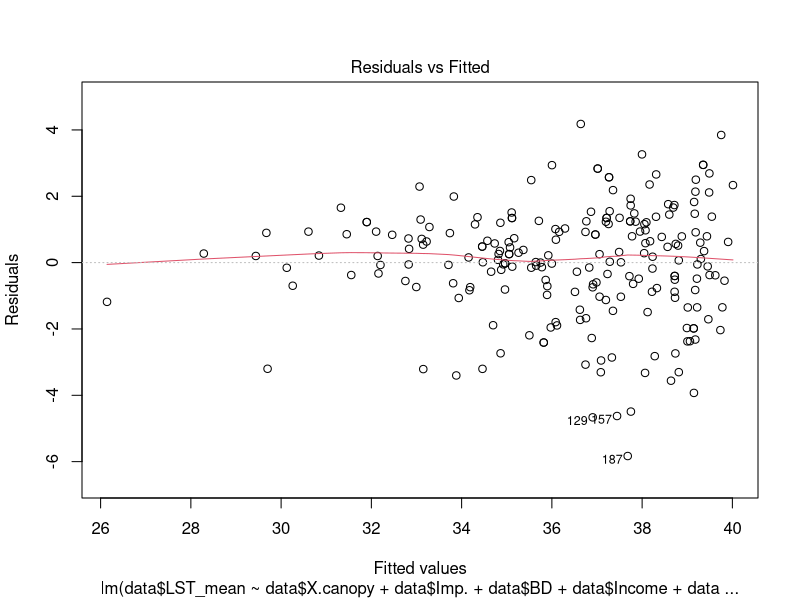
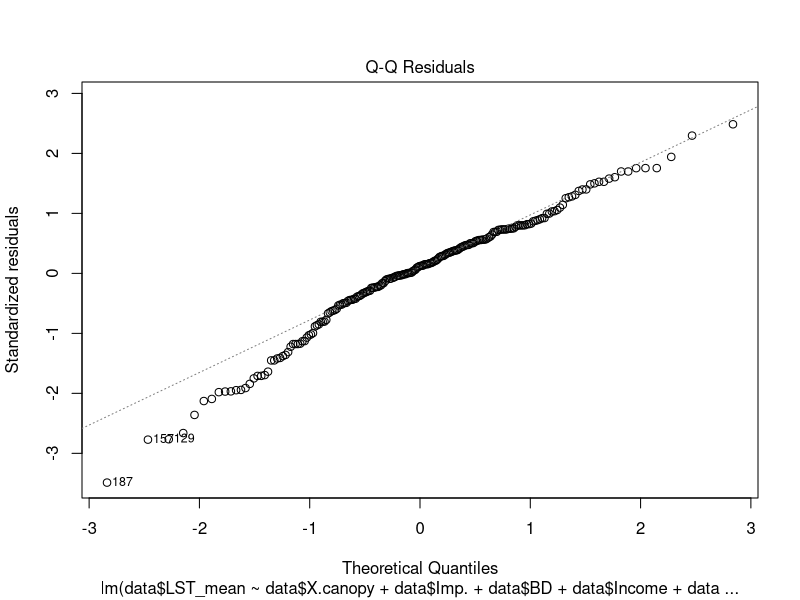
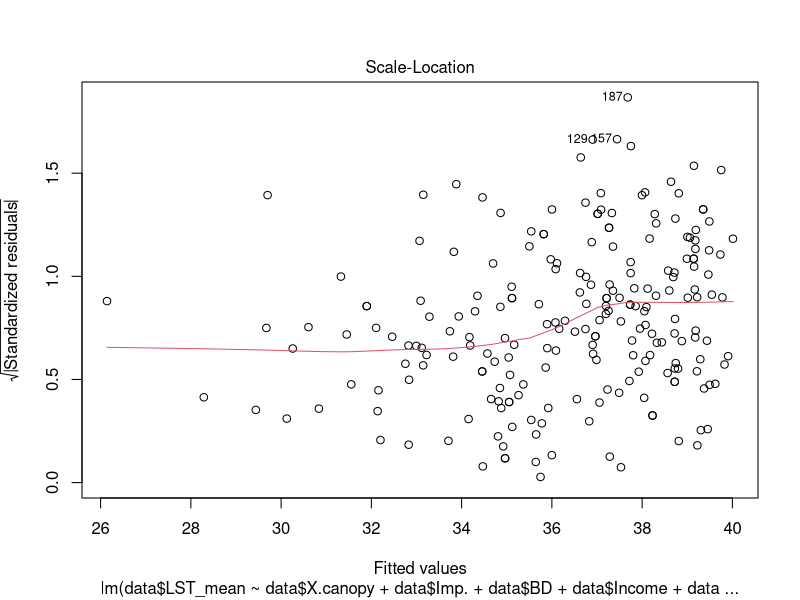
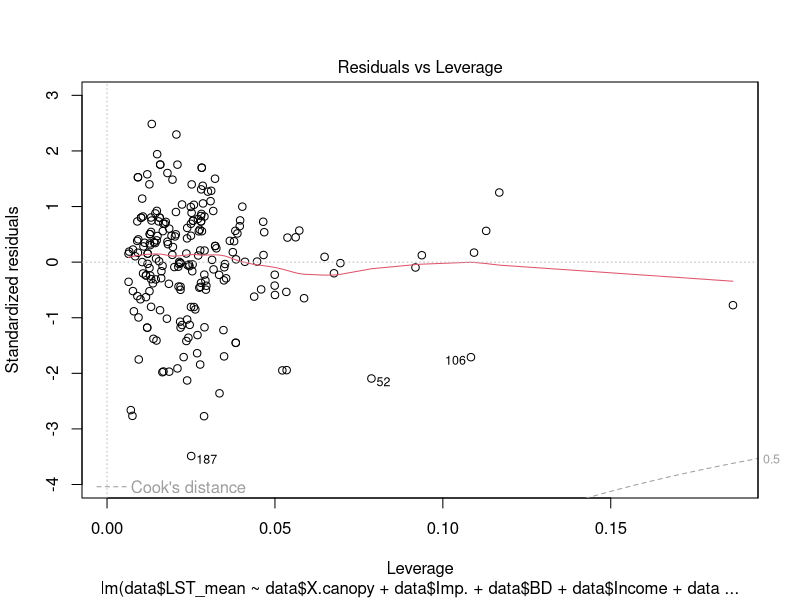
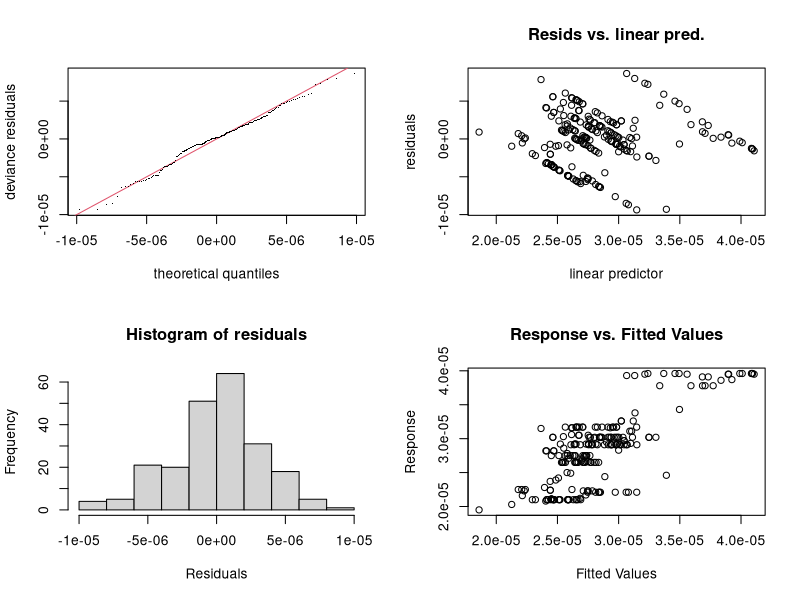
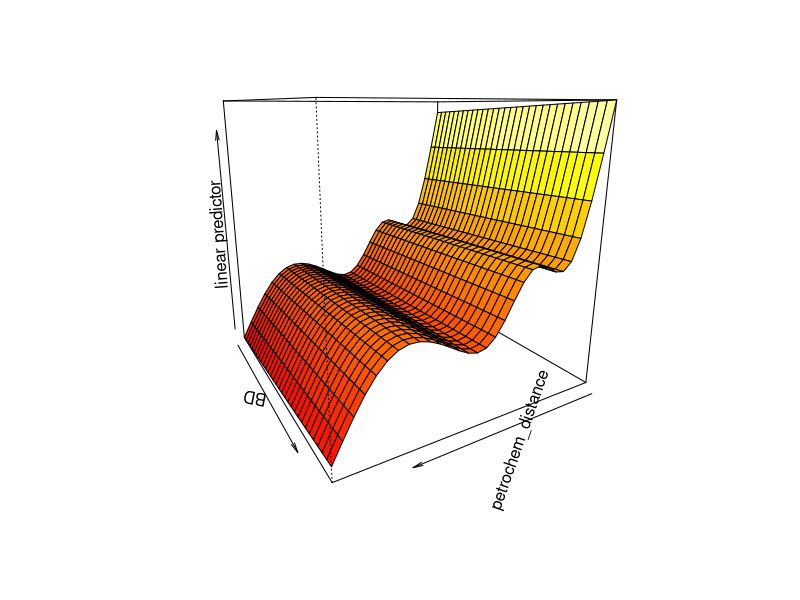
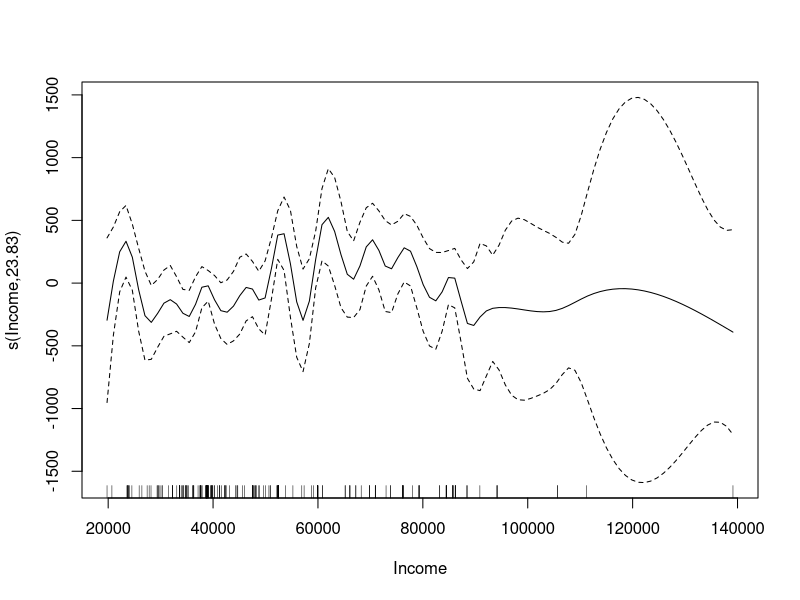
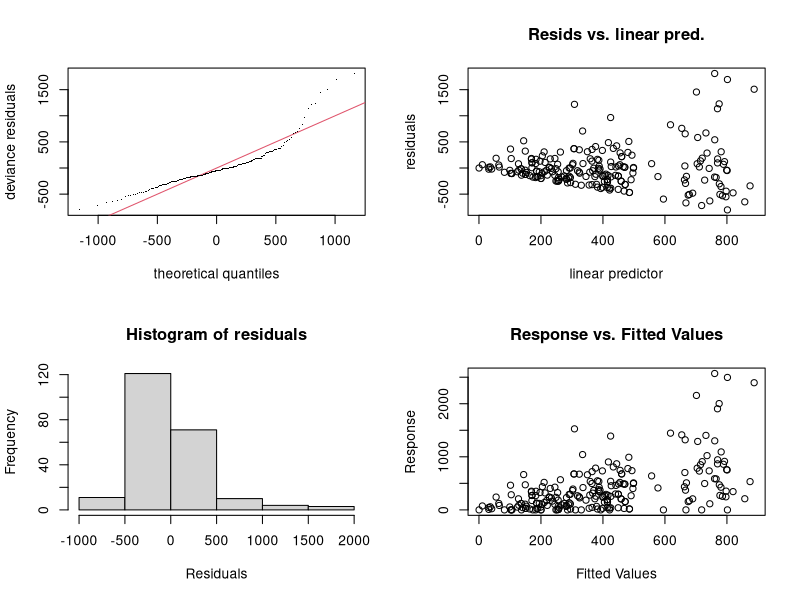

Generate these figures, in order, with R:
data<-read.csv("Data/shortlist_data_0727.csv")
#View(data)

data2<-read.csv("Data/compiled_data_0727.csv")
#View(data2)

###################LST#######################
LST.model<-lm(data$LST_mean~data$X.canopy+data$Imp.+data$BD+data$Income+data$river.distance..meters.)
summary(LST.model)
plot(LST.model)

##############################NO2######################
library(mgcv)
NO2.gam<-gam(NO2_mean~BD+s(petrochem_distance, k=9)+
               s(Income, k=27)+s(Imp., k=9)
             +X.canopy, data=data)
summary(NO2.gam)
gam.check(NO2.gam)
vis.gam(NO2.gam, view=c("petrochem_distance", "BD"), plot.type="persp", theta=150)

##THIS MODEL INCLUDES PETROCHEM_DISTANCE BUT THIS COULD CHANGE#######

##########################GS#######################
GS.cont.gam<-gam(Distance_M~BD+s(Income, k=30), data=data)
plot(GS.cont.gam)
summary(GS.cont.gam)
gam.check(GS.cont.gam)
##doesn't look too good

##Testing new GS metric
GS_percent<-lm(data2$GS.~data2$BD)
plot(data2$GS.~data2$BD)
abline(GS_percent)
summary(GS_percent)
##no trends with either BD or Income

##Shows that multiple metrics all produced the same result, no trend

